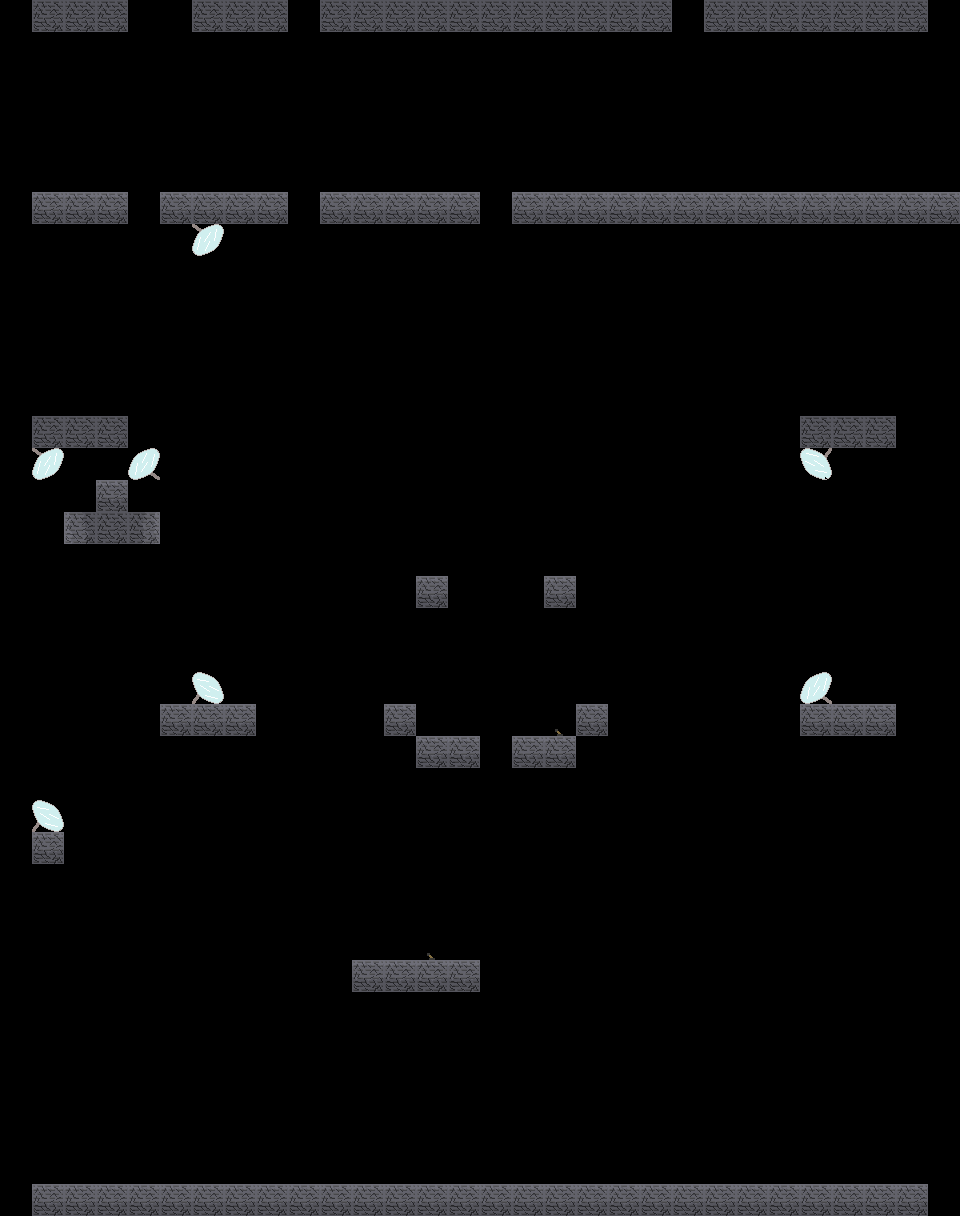

A 2D game scene composited from a Tiled map and its tileset images. What follows is a short description and the map's XML, with each tile layer's data collapsed to a summary:
An orthogonal 30x38 tile map with 32x32 px tiles, 1 tile layer (Kachelebene 1), 3 tilesets and 2 objects.

<map version="1.0" orientation="orthogonal" renderorder="right-down" width="30" height="38" tilewidth="32" tileheight="32" nextobjectid="3">
 <properties>
  <property name="SpawnX" value="4" />
  <property name="SpawnY" value="1" />
 </properties>
 <tileset firstgid="1" name="tileset" tilewidth="32" tileheight="32">
  <image source="tileset_ruin.png" width="128" height="128" />
 </tileset>
 <tileset firstgid="17" name="objects" tilewidth="32" tileheight="32">
  <image source="spritesheet.png" width="256" height="256" />
 </tileset>
 <tileset firstgid="81" name="light" tilewidth="32" tileheight="32">
  <image source="light.png" width="64" height="64" />
 </tileset>
 <layer name="Kachelebene 1" width="30" height="38">
  <data>[1140 cells, 262 non-empty, 15 distinct tile ids]</data>
 </layer>
 <objectgroup name="objectLayer">
  <object id="1" gid="60" x="416" y="960" width="32" height="32">
   <properties>
    <property name="TargetX" value="4" />
    <property name="TargetY" value="23" />
   </properties>
  </object>
  <object id="2" gid="60" x="544" y="736" width="32" height="32">
   <properties>
    <property name="TargetX" value="1" />
    <property name="TargetY" value="12" />
   </properties>
  </object>
 </objectgroup>
</map>